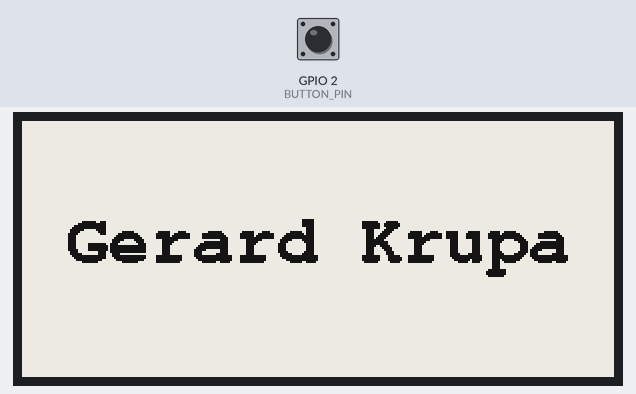
Bench run of a program on a simulated ESP32. Parts: 296×128 one-colour display. The inputs (shaded band) are chosen by the test bench; at power-on: GPIO 2 (BUTTON_PIN) HIGH. What the program prints to the serial monitor is not drawn.

Above: at 3.2 s.
3.3 s: GPIO 2 (BUTTON_PIN) pulled LOW for 3.2 s
At 6.2 s:
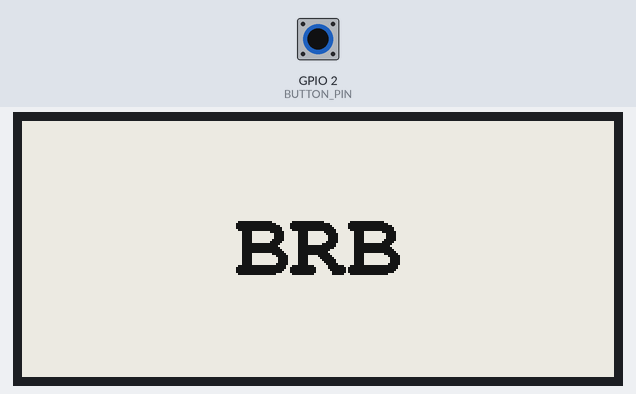
8.8 s: GPIO 2 (BUTTON_PIN) pulled LOW for 3.2 s
At 13.3 s:
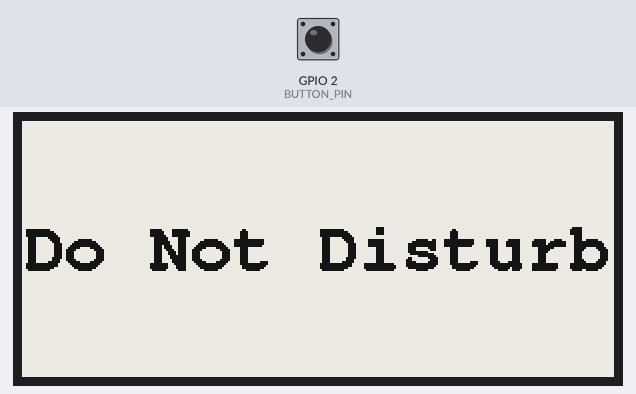
14.3 s: GPIO 2 (BUTTON_PIN) pulled LOW for 3.2 s
At 17.3 s:
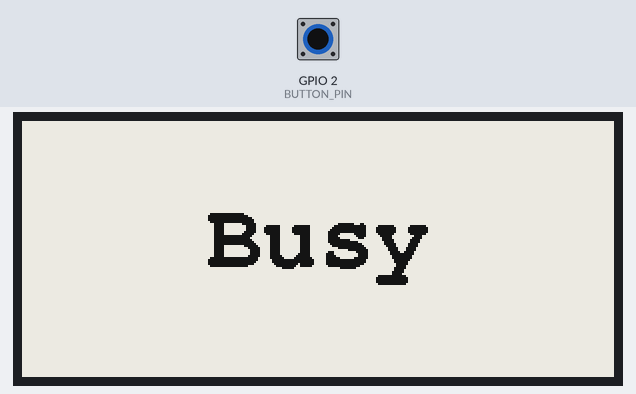
19.8 s: GPIO 2 (BUTTON_PIN) pulled LOW for 0.15 s
At 22.8 s:
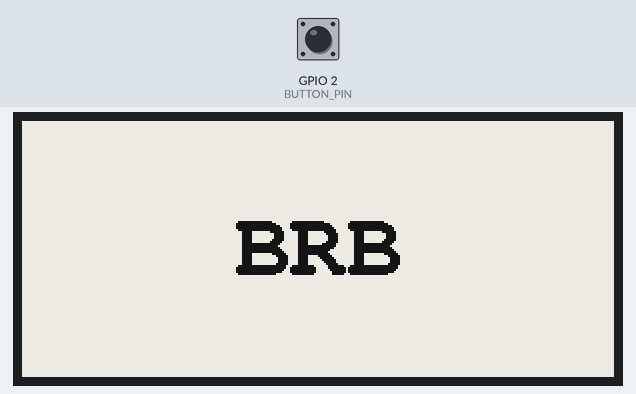
Timing chart, 0 to 23.9 s (numbered marks = the images above; inputs shaded):
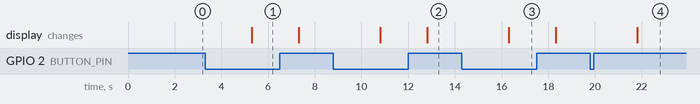

Measured:
- after the input at 3.3 s, the display: changes after 2.0 s (image 1)
- after the input at 8.8 s, the display: first changes after 2.0 s (image 2 shows a later state)
- after the input at 14.3 s, the display: changes after 2.0 s (image 3)
- after the input at 19.8 s, the display: changes after 2.0 s (image 4)

The program:

main.cpp
```cpp
#include <Arduino.h>

#include <GxEPD.h>
#include <GxGDEH029A1/GxGDEH029A1.cpp>
#include <Fonts/FreeMonoBold9pt7b.h>
#include <Fonts/FreeMonoBold12pt7b.h>
#include <Fonts/FreeMonoBold18pt7b.h>
#include <Fonts/FreeMonoBold24pt7b.h>
#include <GxIO/GxIO.cpp>
#include "GxIO/GxIO_SPI/GxIO_SPI.cpp"

#ifndef BUTTON_PIN
#define BUTTON_PIN 2
#define RTC_BUTTON_PIN GPIO_NUM_2
#endif

GxIO_Class io(SPI, SS, 17, 16);

GxEPD_Class display(io, 16, 4);

struct page_t {
    const char *text;
    const GFXfont *font;
};

const struct page_t DATA[] = {
    {"Gerard Krupa", &FreeMonoBold18pt7b},
    {"BRB", &FreeMonoBold24pt7b},
    {"AFK", &FreeMonoBold24pt7b},
    {"Out to Lunch", &FreeMonoBold18pt7b},
    {"Do Not Disturb", &FreeMonoBold18pt7b},
    {"Busy", &FreeMonoBold24pt7b},
    {NULL, NULL}
};

RTC_DATA_ATTR int page_index = -1;

long lastPress = millis();
bool first_wake_boot = false;

void show_text(const int index) {
    display.fillScreen(GxEPD_WHITE);
    display.setTextColor(GxEPD_BLACK);
    display.setFont(DATA[index].font);
    display.setRotation(1);

    int16_t x, y;
    uint16_t w, h;
    display.getTextBounds((char*)(DATA[index].text), 0, 0, &x, &y, &w, &h);

    int16_t x2 = (display.width() - w) / 2;
    int16_t y2 = (display.height() - h) / 2;

    display.setCursor(x2-x, y2-y);
    display.println(DATA[index].text);
    display.update();
}

void setup() {
    Serial.begin(115200);
    Serial.println();
    Serial.println("setup");

    display.init();
    pinMode(BUTTON_PIN, INPUT_PULLUP);

    if (page_index == -1) {
        Serial.println("Fresh boot - showing initial screen");
        show_text(0);
        page_index = 0;
    } else {
        if (esp_sleep_get_wakeup_cause() == ESP_SLEEP_WAKEUP_EXT0) {
            Serial.println("Woke due to interrupt");

            first_wake_boot = true;
        }
    }

    Serial.println("setup done");
}

void loop() {
    int buttonState = digitalRead(BUTTON_PIN);
    if (buttonState == LOW || first_wake_boot) {
        first_wake_boot = false;
        lastPress = millis();
        Serial.println("Pressed");
        page_index = (page_index + 1);
        if (DATA[page_index].text == NULL) {
            page_index = 0;
        }
        show_text(page_index);
        Serial.println("Refreshed");
    } else if (millis() - lastPress > 5000) {
        Serial.println("Entering sleep");
        gpio_pulldown_dis(RTC_BUTTON_PIN);
        gpio_pullup_en(RTC_BUTTON_PIN);
        esp_sleep_enable_ext0_wakeup(RTC_BUTTON_PIN, LOW);
        esp_deep_sleep_start();
    } else {
        delay(50);
    }
}
```
